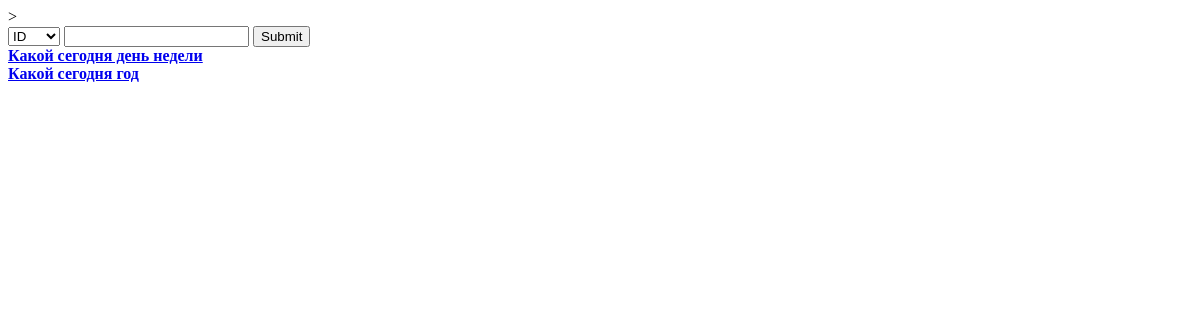
Page /question/list/ on the earlier database version.
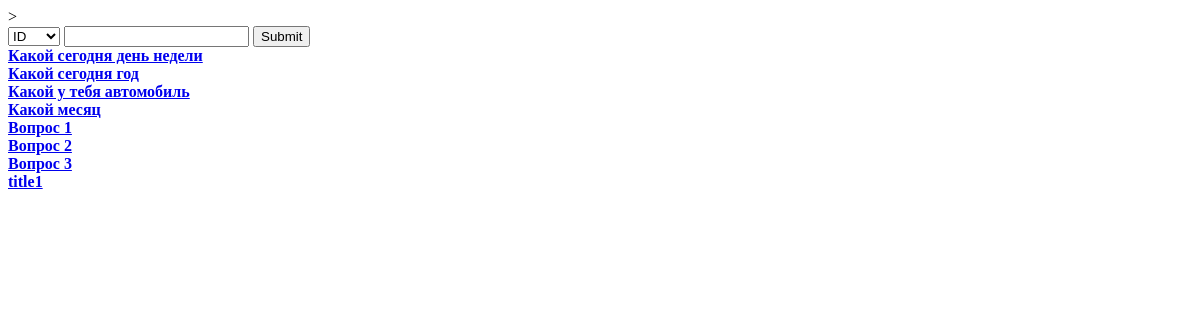
Same page on the later database version.
### questions/models.py (models this page shows, shortened)
class Quest(models.Model):
    title = models.CharField(max_length = 255)
    text = models.TextField()
    pub_date = models.DateField(auto_now_add = True)
    sub_text = models.TextField()
    created_at = models.DateTimeField(auto_now_add = True)
    class Meta:
	verbose_name = u'Вопрос'
        verbose_name_plural = u'Вопросы'

### questions/views.py (the view)
class QuestList(ListView):
    model = Quest
    template_name = 'quest_list.html'
    content_object_name = 'quest'
    def dispatch(self, request, *args, **kwargs):
        self.search = request.GET.get('Search')
        self.sort_field = request.GET.get('Sort_field')
        return super(QuestList, self).dispatch(request, *args, **kwargs)
    def get_queryset(self):
        queryset = Quest.objects.all()
	if self.search:
        	queryset = queryset.filter(title = self.search)
	if self.sort_field:
		queryset = queryset.order_by(self.sort_field)[:10]
	return queryset

### questions/templates/quest_list.html (shortened to what this page needs)
<!DOCTYPE html>
<html>
<head>
</head>
<body>>
<body>
	<form action="">
		<select name="sort_field">
			<option value="id">ID</option>
		</select>
		<input type="text" name="search">
		<input type="submit">
	</form>
{% for quest in object_list %}
<a href="{% url "questions:quest_detail" pk=quest.pk %}"> <b> {{ quest.title }} </b>
<br>
{% endfor %}
</body>
</html>

Differences in the rows shown:
added Quest: title "Какой у тебя автомобиль"
added Quest: title "Какой месяц"
added Quest: title "Вопрос 1"
added Quest: title "Вопрос 2"
added Quest: title "Вопрос 3"
added Quest: title "title1"
